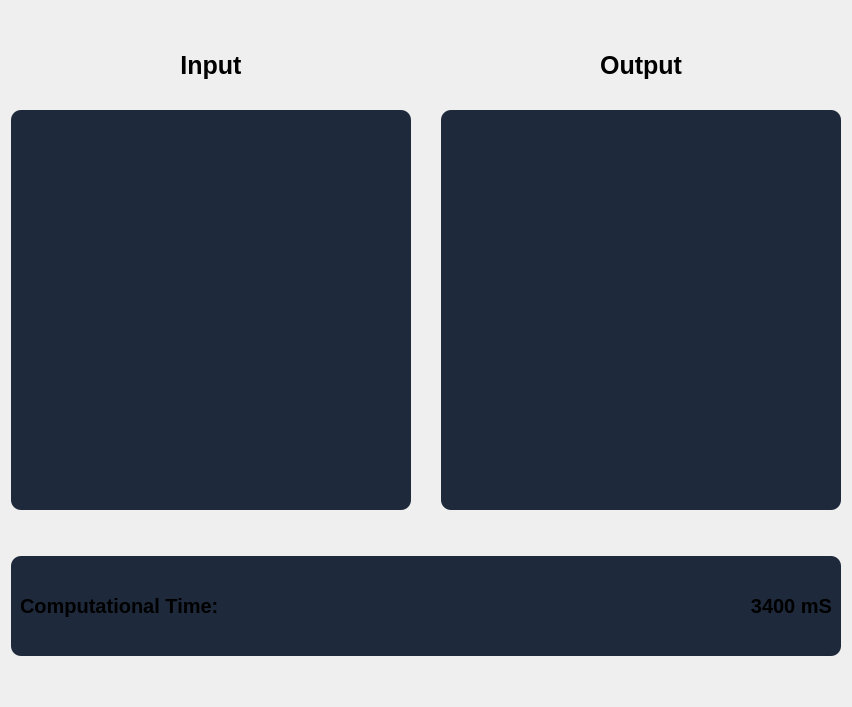
          <widget class="QWidget" name="generateDescriptorsFrames">
           <layout class="QGridLayout" name="gridLayout_3">
            <item row="1" column="0">
             <layout class="QHBoxLayout" name="horizontalLayout_16">
              <property name="spacing">
               <number>30</number>
              </property>
              <item>
               <layout class="QVBoxLayout" name="verticalLayout_14">
                <item>
                 <widget class="QLabel" name="label_16">
                  <property name="styleSheet">
                   <string notr="true">border: none;
font-size: 25px;
font-weight: bold;</string>
                  </property>
                  <property name="text">
                   <string>Input</string>
                  </property>
                  <property name="alignment">
                   <set>Qt::AlignCenter</set>
                  </property>
                 </widget>
                </item>
                <item>
                 <widget class="QFrame" name="siftInputFrame">
                  <property name="minimumSize">
                   <size>
                    <width>400</width>
                    <height>400</height>
                   </size>
                  </property>
                  <property name="maximumSize">
                   <size>
                    <width>700</width>
                    <height>700</height>
                   </size>
                  </property>
                  <property name="styleSheet">
                   <string notr="true">QFrame{
background-color:#1E293B;
border-radius: 10px
}</string>
                  </property>
                  <property name="frameShape">
                   <enum>QFrame::StyledPanel</enum>
                  </property>
                  <property name="frameShadow">
                   <enum>QFrame::Raised</enum>
                  </property>
                 </widget>
                </item>
               </layout>
              </item>
              <item>
               <layout class="QVBoxLayout" name="verticalLayout_13">
                <item>
                 <widget class="QLabel" name="label_17">
                  <property name="styleSheet">
                   <string notr="true">border: none;
font-size: 25px;
font-weight: bold;</string>
                  </property>
                  <property name="text">
                   <string>Output</string>
                  </property>
                  <property name="alignment">
                   <set>Qt::AlignCenter</set>
                  </property>
                 </widget>
                </item>
                <item>
                 <widget class="QFrame" name="siftOutputFrame">
                  <property name="minimumSize">
                   <size>
                    <width>400</width>
                    <height>400</height>
                   </size>
                  </property>
                  <property name="maximumSize">
                   <size>
                    <width>700</width>
                    <height>700</height>
                   </size>
                  </property>
                  <property name="styleSheet">
                   <string notr="true">QFrame{
background-color:#1E293B;
border-radius: 10px
}</string>
                  </property>
                  <property name="frameShape">
                   <enum>QFrame::StyledPanel</enum>
                  </property>
                  <property name="frameShadow">
                   <enum>QFrame::Raised</enum>
                  </property>
                 </widget>
                </item>
               </layout>
              </item>
             </layout>
            </item>
            <item row="3" column="0">
             <widget class="QFrame" name="frame_2">
              <property name="minimumSize">
               <size>
                <width>0</width>
                <height>100</height>
               </size>
              </property>
              <property name="maximumSize">
               <size>
                <width>16777215</width>
                <height>100</height>
               </size>
              </property>
              <property name="styleSheet">
               <string notr="true">QFrame{
background-color:#1E293B;
border-radius: 10px
}</string>
              </property>
              <property name="frameShape">
               <enum>QFrame::StyledPanel</enum>
              </property>
              <property name="frameShadow">
               <enum>QFrame::Raised</enum>
              </property>
              <layout class="QHBoxLayout" name="horizontalLayout_18">
               <item>
                <widget class="QLabel" name="label_18">
                 <property name="minimumSize">
                  <size>
                   <width>220</width>
                   <height>0</height>
                  </size>
                 </property>
                 <property name="maximumSize">
                  <size>
                   <width>220</width>
                   <height>16777215</height>
                  </size>
                 </property>
                 <property name="styleSheet">
                  <string notr="true">font-weight: bold;
font-size: 20px;
</string>
                 </property>
                 <property name="text">
                  <string>Computational Time: </string>
                 </property>
                </widget>
               </item>
               <item>
                <widget class="QLabel" name="siftTime">
                 <property name="styleSheet">
                  <string notr="true">font-weight: bold;
font-size: 20px;
</string>
                 </property>
                 <property name="text">
                  <string>3400 mS</string>
                 </property>
                 <property name="alignment">
                  <set>Qt::AlignRight|Qt::AlignTrailing|Qt::AlignVCenter</set>
                 </property>
                </widget>
               </item>
              </layout>
             </widget>
            </item>
            <item row="0" column="0">
             <spacer name="verticalSpacer_23">
              <property name="orientation">
               <enum>Qt::Vertical</enum>
              </property>
              <property name="sizeHint" stdset="0">
               <size>
                <width>20</width>
                <height>40</height>
               </size>
              </property>
             </spacer>
            </item>
            <item row="2" column="0">
             <spacer name="verticalSpacer_12">
              <property name="orientation">
               <enum>Qt::Vertical</enum>
              </property>
              <property name="sizeHint" stdset="0">
               <size>
                <width>20</width>
                <height>40</height>
               </size>
              </property>
             </spacer>
            </item>
            <item row="4" column="0">
             <spacer name="verticalSpacer_24">
              <property name="orientation">
               <enum>Qt::Vertical</enum>
              </property>
              <property name="sizeHint" stdset="0">
               <size>
                <width>20</width>
                <height>40</height>
               </size>
              </property>
             </spacer>
            </item>
           </layout>
          </widget>
